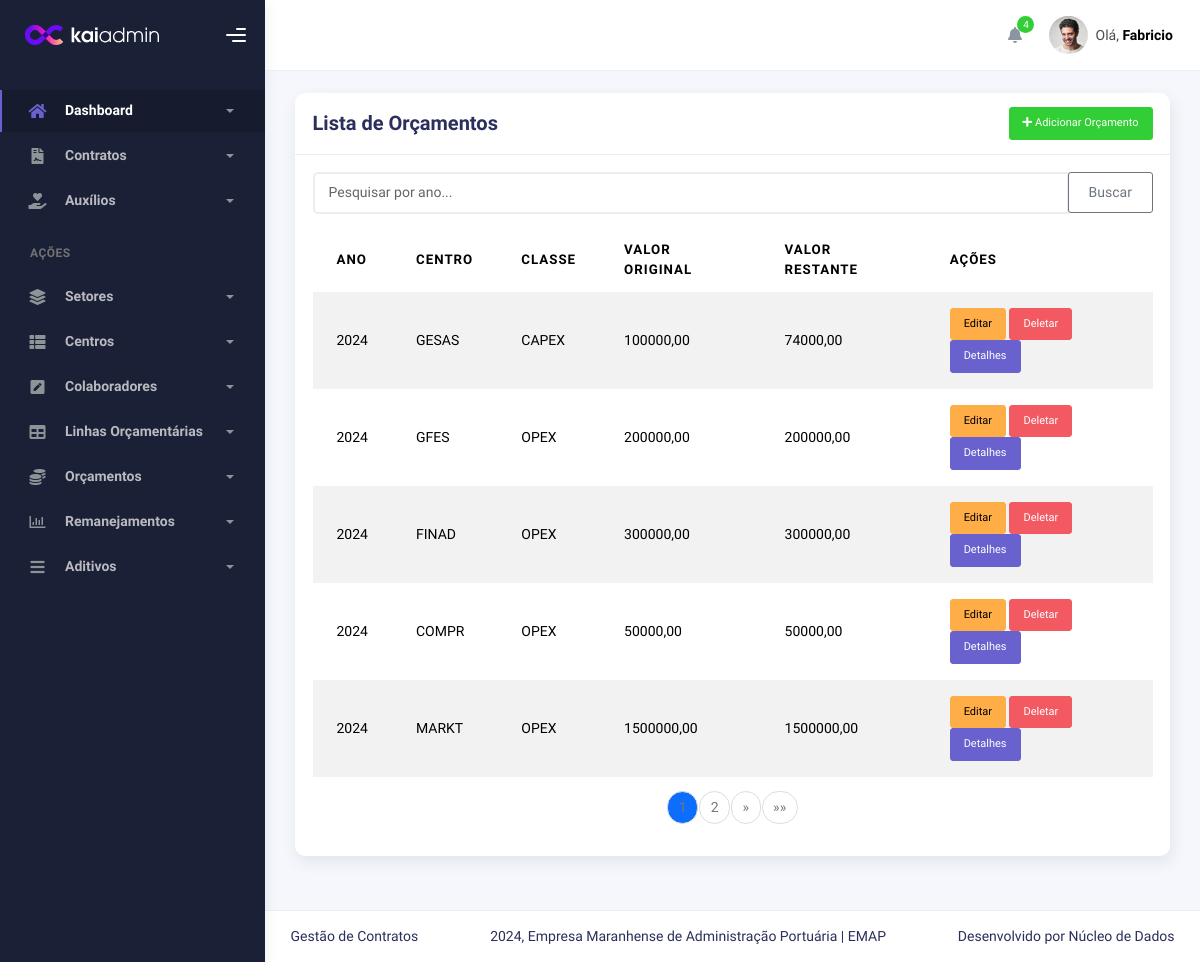
Screenshot of /contratos/orcamentos/ with the database file from the repository.
### contract/models.py (models this page shows, shortened)
class Orcamento(models.Model):
    ano = models.IntegerField()
    centro = models.ForeignKey(CentroDeCustoGestor, on_delete=models.CASCADE)
    CLASSE_CHOICES = [
        ('A', 'OPEX'),
        ('B', 'CAPEX'),
    ]
    classe = models.CharField(max_length=100, choices=CLASSE_CHOICES, blank=True, null=True)
    valor = models.DecimalField(max_digits=10, decimal_places=2, default=0,validators=[MinValueValidator(0.01)] )
    @property
    def valor_restante(self):
        linhas_orcamentarias = self.contratos.all()  # Accessing via related_name
        total_linhas = sum(Decimal(linha.valor_orcado) for linha in linhas_orcamentarias)
        return self.valor - total_linhas
    class Meta:
        verbose_name = 'Orçamento'
        verbose_name_plural = 'Orçamentos'
        unique_together = ('ano', 'centro', 'classe')

class CentroDeCustoGestor(models.Model):
    nome = models.CharField(max_length=100,unique=True)
    def __str__(self):
        return self.nome

class LinhaOrcamentaria(models.Model):
    CLASSE_CHOICES = [
        ('OPEX', 'OPEX'),
        ('CAPEX', 'CAPEX'),
    ]
    classe = models.CharField(max_length=100, choices=CLASSE_CHOICES, blank=True, null=True, verbose_name='Tipo de linha')
    CUSTODESPESA_CHOICES = [
        ('A', 'Base Principal'),
        ('B', 'Serviços Especializados'),
        ('C', 'Despesas Compartilhadas'),
    ]
    custo_despesa = models.CharField(max_length=100, choices=CUSTODESPESA_CHOICES, verbose_name='CUSTO/DESPESA')
    centro_custo_gestor = models.ForeignKey(CentroDeCustoGestor, on_delete=models.SET_NULL, null=True, blank=True)
    centro_custo_solicitante = models.ForeignKey(CentroDeCustoSolicitante, on_delete=models.SET_NULL, null=True, blank=True)
    descricao_resumida = models.CharField(max_length=255, null=True, blank=True, verbose_name='Finalidade')
    objeto = models.CharField(max_length=80, blank=True, null=True, verbose_name='Objeto')
    CLASSIFICACAO_CHOICES = [
        ('NOVO', 'NOVO'),
        ('RENOVAÇÃO', 'RENOVAÇÃO'),
        ('CARY OVER', 'CARY OVER'),
        ('REPLANEJAMENTO', 'REPLANEJAMENTO'),
        ('N/A', 'N/A'),
    ]
    classificacao_orcamento = models.CharField(max_length=100, choices=CLASSIFICACAO_CHOICES, null=True, blank=True)
    possivel_fiscal = models.ForeignKey('Colaborador', on_delete=models.PROTECT, related_name='contratos_fiscal_possivel', verbose_name='Fiscal')
    ano_orcamento = models.ForeignKey(Orcamento, on_delete=models.PROTECT, related_name='contratos', null=True, blank=True)
    TIPOCONTRATO_CHOICES = [
        ('I', 'SERVIÇO'),
        ('II', 'FORNECIMENTO'),
        ('III', 'ASSINATURA'),
        ('IV', 'FORNECIMENTO/SERVIÇO'),
    ]
    tipo_contrato = models.CharField(max_length=100, choices=TIPOCONTRATO_CHOICES, blank=True, null=True)
    STATUS_LINHA_ORCAMENTARIA_CHOICES = [
        ('I', 'SERVIÇO'),
        ('II', 'FORNECIMENTO'),
        ('III', 'ASSINATURA'),
        ('IV', 'FORNECIMENTO/SERVIÇO'),
    ]
    status_linha_orcamentaria = models.CharField(max_length=100, choices=STATUS_LINHA_ORCAMENTARIA_CHOICES, blank=True, null=True)
    TIPOCONTRATACAOPROVAVEL_CHOICES = [
        ('A', 'LICITAÇÃO'),
        ('B', 'DISPENSA EM RAZÃO DO VALOR'),
        ('C', 'CONVÊNIO'),
        ('D', 'FUNDO FIXO'),
        ('E', 'INEXIGIBILIDADE'),
        ('F', 'ATA DE REGISTRO DE PREÇO'),
        ('H', 'ACORDO DE COOPERAÇÃO'),
        ('I', 'APOSTILAMENTO'),
    ]
    tipo_provavel_contratacao = models.CharField(max_length=100, choices=TIPOCONTRATACAOPROVAVEL_CHOICES)
    valor_orcado = models.FloatField(default=0, blank=True, null=True,validators=[MinValueValidator(0.01)])
    STATUSELABORACAOTR_CHOICES = [
        ('I', 'VENCIDO'),
        ('II', 'DENTRO DO PRAZO'),
        ('III', 'ELABORADO COM ATRASO'),
        ('IV', 'ELABORADO NO PRAZO'),
    ]
    status_elaboracao_tr = models.CharField(max_length=100, choices=STATUSELABORACAOTR_CHOICES, blank=True, null=True)
    necessidade_contratacao = models.DateField(blank=True, null=True)
    STATUSPROCESSO_CHOICES = [
        ('I', 'PLANEJAMENTO'),
        ('II', 'Execução'),
        ('III', 'Elaboração de TR'),
        ('IV', 'Cotação'),
        ('V', 'Em proc. aditivo'),
    ]
    status_processo = models.CharField(max_length=100, choices=STATUSPROCESSO_CHOICES, blank=True, null=True)
    STATUSCONTRATACAO_CHOICES = [
        ('A', 'DENTRO DO PRAZO'),
        ('B', 'CONTRATADO NO PRAZO'),
        ('C', 'CONTRATADO COM ATRASO'),
        ('D', 'PRAZO VENCIDO'),
        ('E', 'LINHA TOTALMENTE REMANEJADA'),
        ('F', 'LINHA TOTALMENTE EXECUTADA'),
        ('G', 'LINHA DE PAGAMENTO'),
        ('H', 'LINHA PARCIALMENTE REMANEJADA'),
        ('I', 'LINHA PARCIALMENTE EXECUTADA'),
        ('J', 'N/A'),
    ]
    status_contratacao = models.CharField(max_length=100, choices=STATUSCONTRATACAO_CHOICES, blank=True, null=True)
    obs_contrato = models.TextField(max_length=400, blank=True, null=True)
    class Meta:
        verbose_name = 'Linha Orçamentária'
        verbose_name_plural = 'Linhas Orçamentárias'

### contract/views.py (the view)
# urls.py: path('orcamentos/', OrcamentoListView.as_view(), name='orcamento_list'),
class OrcamentoListView(ListView):
    model = Orcamento
    template_name = 'orcamentos/orcamento_list.html'
    context_object_name = 'orcamentos'
    paginate_by = 5

### contract/templates/orcamentos/orcamento_list.html (shortened to what this page needs)
{% extends 'index.html' %}
{% block 'conteudo' %}
<div class="container">
    <div class="page-inner">
        <div class="row">
            <div class="col-md-12">
                <div class="card">
                    <div class="card-header d-flex justify-content-between align-items-center">
                        <h4 class="card-title">Lista de Orçamentos</h4>
                        <a href="{% url 'orcamento_create' %}" class="btn btn-success btn-sm">
                            <i class="fas fa-plus"></i> Adicionar Orçamento
                        </a>
                    </div>
                    <div class="card-body">
                        <form method="GET" action="{% url 'orcamento_list' %}">
                            <div class="input-group mb-3">
                                <input type="text" id="searchInput" class="form-control" name="search" value="{{ search_query }}" placeholder="Pesquisar por ano...">
                                <div class="input-group-append">
                                    <button class="btn btn-outline-secondary" type="submit">Buscar</button>
                                </div>
                            </div>
                        </form>
                        <table class="table table-striped">
                            <thead>
                                <tr>
                                    <th>Ano</th>
                                    <th>Centro</th>
                                    <th>Classe</th>
                                    <th>Valor Original</th>
                                    <th>Valor Restante</th>
                                    <th>Ações</th>
                                </tr>
                            </thead>
                            <tbody>
                                {% for orcamento in page_obj %}
                                <tr>
                                    <td>{{ orcamento.ano }}</td>
                                    <td>{{ orcamento.centro }}</td>
                                    <td>{{ orcamento.get_classe_display }}</td>
                                    <td>{{ orcamento.valor }}</td>
                                    <td>{{ orcamento.valor_restante }}</td>
                                    <td>
                                        <a href="{% url 'orcamento_update' orcamento.pk %}" class="btn btn-warning btn-sm">Editar</a>
                                        <a href="{% url 'orcamento_delete' orcamento.pk %}" class="btn btn-danger btn-sm">Deletar</a>
                                        <a href="{% url 'orcamento_detail' orcamento.pk %}" class="btn btn-secondary btn-sm">Detalhes</a>
                                    </td>
                                </tr>
                                {% empty %}
                                <tr>
                                    <td colspan="6" class="text-center">Nenhum orçamento encontrado.</td>
                                </tr>
                                {% endfor %}
                            </tbody>
                        </table>
                        <div class="d-flex justify-content-center">
                            {% if is_paginated %}
                            <nav aria-label="Page navigation">
                                <ul class="pagination">
                                    {% for num in page_obj.paginator.page_range %}
                                    {% if num == page_obj.number %}
                                    <li class="page-item active"><span class="page-link">{{ num }} <span class="sr-only">(atual)</span></span></li>
                                    {% else %}
                                    <li class="page-item"><a class="page-link" href="?page={{ num }}{% if search_query %}&search={{ search_query }}{% endif %}">{{ num }}</a></li>
                                    {% endif %}
                                    {% endfor %}
                                    {% if page_obj.has_next %}
                                    <li class="page-item">
                                        <a class="page-link" href="?page={{ page_obj.next_page_number }}{% if search_query %}&search={{ search_query }}{% endif %}" aria-label="Próxima">
                                            <span aria-hidden="true">&raquo;</span>
                                        </a>
                                    </li>
                                    <li class="page-item">
                                        <a class="page-link" href="?page={{ page_obj.paginator.num_pages }}{% if search_query %}&search={{ search_query }}{% endif %}" aria-label="Última">
                                            <span aria-hidden="true">&raquo;&raquo;</span>
                                        </a>
                                    </li>
                                    {% endif %}
                                </ul>
                            </nav>
                            {% endif %}
                        </div>
                    </div>
                </div>
            </div>
        </div>
    </div>
</div>
{% endblock %}

### rows the page displays
Orcamento: ano "2024", centro "GESAS", classe "CAPEX", valor "100000,00", valor_restante "74000,00"
Orcamento: ano "2024", centro "GFES", classe "OPEX", valor "200000,00", valor_restante "200000,00"
Orcamento: ano "2024", centro "FINAD", classe "OPEX", valor "300000,00", valor_restante "300000,00"
Orcamento: ano "2024", centro "COMPR", classe "OPEX", valor "50000,00", valor_restante "50000,00"
Orcamento: ano "2024", centro "MARKT", classe "OPEX", valor "1500000,00", valor_restante "1500000,00"

### other values shown
{{ num }} "2"
